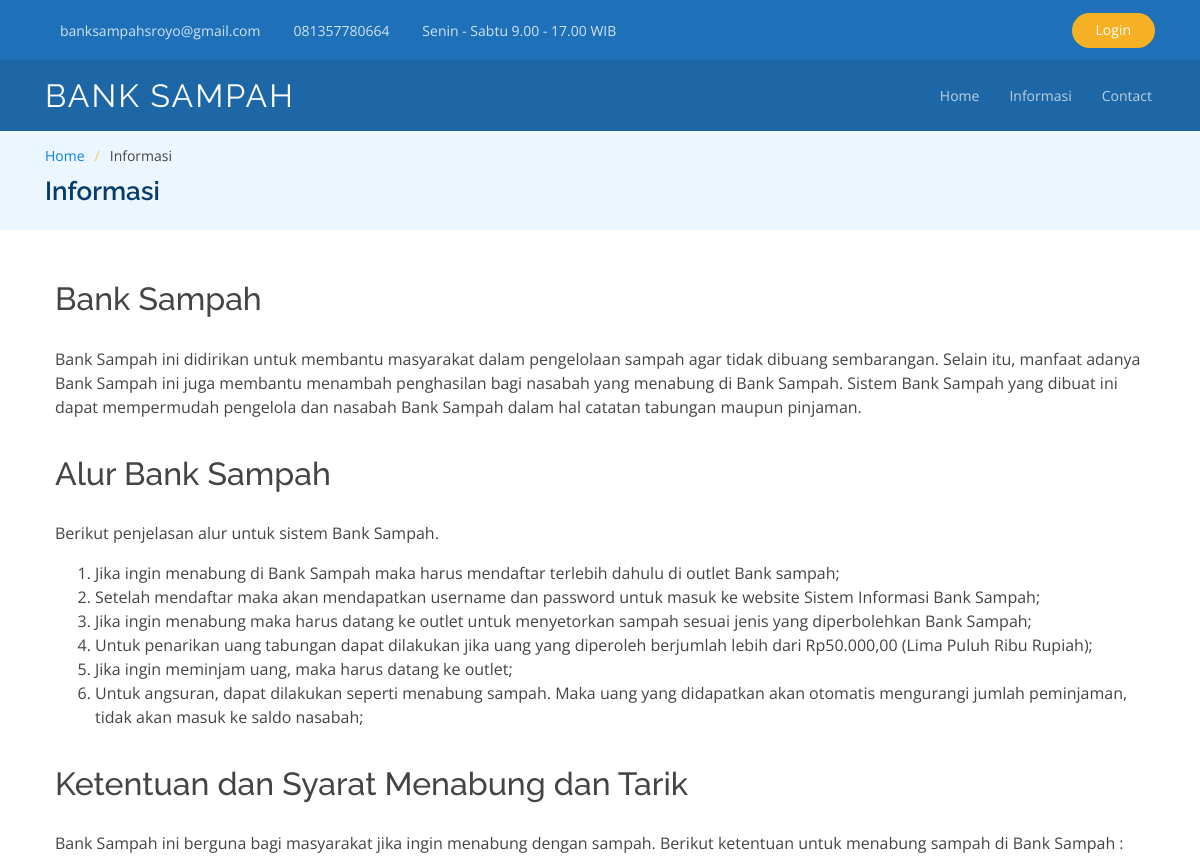
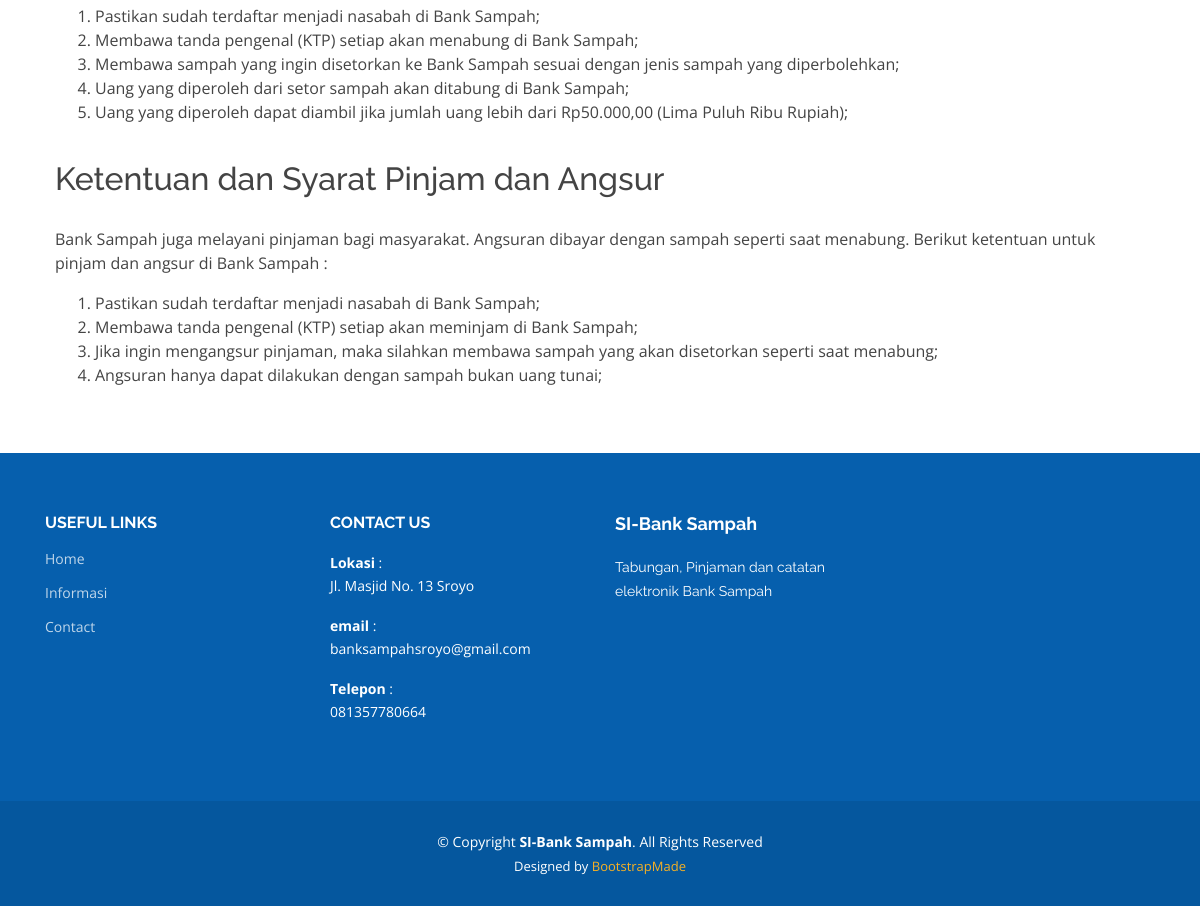
The page /USER/informasi.php on the database its author committed (2 pictures, top to bottom).
### tables this page shows
CREATE TABLE `tb_config` (
  `id_config` int(11) NOT NULL,
  `judul` varchar(50) NOT NULL,
  `isi` text NOT NULL
);

### USER/informasi.php (the view, shortened to what this page needs)
<!DOCTYPE html>
<html lang="en">
<head>
  <link href="assets/vendor/bootstrap/css/bootstrap.min.css" rel="stylesheet">
  <link href="assets/vendor/icofont/icofont.min.css" rel="stylesheet">
  <link href="assets/vendor/boxicons/css/boxicons.min.css" rel="stylesheet">
  <link href="assets/vendor/animate.css/animate.min.css" rel="stylesheet">
  <link href="assets/vendor/remixicon/remixicon.css" rel="stylesheet">
  <link href="assets/vendor/owl.carousel/assets/owl.carousel.min.css" rel="stylesheet">
  <link href="assets/vendor/venobox/venobox.css" rel="stylesheet">
  <link href="assets/vendor/aos/aos.css" rel="stylesheet">
  <link href="assets/css/style.css" rel="stylesheet">
</head>
<body>
  <?php include 'navbar.php'; ?>
  <main id="main">
    <section id="breadcrumbs" class="breadcrumbs">
      <div class="container">
        <ol>
          <li><a href="index.html">Home</a></li>
          <li>Informasi</li>
        </ol>
        <h2>Informasi</h2>
      </div>
    </section>
    <section id="blog" class="blog">
      <div class="container">
        <table border="0" cellpadding="10">
          <tbody>
            <?php
            include('koneksi_db.php');
            $result = mysqli_query($koneksi,"SELECT * FROM tb_config WHERE id_config != 1 AND id_config != 2 AND id_config != 3 AND id_config != 4");
            ?>
            <?php
              while($data = mysqli_fetch_array($result)) {
                echo "<tr>";
                echo "<td><h2>".$data['judul']."</h2></td>";
                echo "</tr>";
                echo "<tr>";
                echo "<td>".$data['isi']."</td>";
                echo "</tr>";
              }
              ?>
          </tbody>
        </table>
      </div>
    </section>
  </main>
  <?php include 'footer.php'; ?>
</body>
</html>

### USER/navbar.php (shortened to what this page needs)
<div id="topbar" class="d-none d-lg-flex align-items-center fixed-top topbar-inner-pages">
  <div class="container d-flex align-items-center">
    <div class="contact-info mr-auto">
      <ul>
        <?php
          include('koneksi_db.php');
          $query   = mysqli_query($koneksi,"SELECT judul, isi FROM tb_config WHERE id_config = 2 OR id_config = 3 OR id_config = 4 ");
          $class = ["icofont-envelope", "icofont-phone", "icofont-clock-time icofont-flip-horizontal"];
          $div = 0;
          while($data = mysqli_fetch_array($query)) {
            $isi = preg_replace('#</?p.*?>#is', '', $data['isi']);
            if ($data['judul'] == "Email"){
              echo "<li><i class=".$class[$div]."></i><a href='mailto:".$isi."'>".$isi."</a></li>";
              $div += 1;
            } else {
              echo "<li><i class=".$class[$div]."></i>".$isi."</li>";
              $div += 1;
            }
          }
        ?>
      </ul>
    </div>
    <div class="cta">
      <a href="../ADMIN/login.php" class="scrollto" <?php if (!empty($_SESSION)) { echo "style='display:none'"; } ?>>Login</a>
    </div>
  </div>
</div>
<header id="header" class="fixed-top header-inner-pages">
  <div class="container d-flex align-items-center">
    <h1 class="logo mr-auto"><a href="index.php" class="scrollto">BANK SAMPAH</a></h1>
    <nav class="nav-menu d-none d-lg-block">
      <ul>
        <li><a href="index.php">Home</a></li>
        <li><a href="informasi.php">Informasi</a></li>
        <li><a href="contact.php">Contact</a></li>
      </ul>
    </nav>
  </div>
</header>

### USER/footer.php (shortened to what this page needs)
<footer id="footer">
  <div class="footer-top">
    <div class="container">
      <div class="row">
        <div class="col-lg-3 col-md-6 footer-links">
          <h4>Useful Links</h4>
          <ul>
            <li><a href="index.php">Home</a></li>
            <li><a href="informasi.php">Informasi</a></li>
            <li><a href="contact.php">Contact</a></li>
          </ul>
        </div>
        <?php
        include('koneksi_db.php');
        $query   = mysqli_query($koneksi,"SELECT judul, isi FROM tb_config WHERE id_config = 1 OR id_config = 2 OR id_config = 3 ");
        ?>
        <div class="col-lg-3 col-md-6 footer-contact">
          <h4>Contact Us</h4>
          <?php
            while($data = mysqli_fetch_array($query)) {
          ?>
              <strong><?php echo $data['judul'] ?></strong>
              <?php echo ":".$data['isi']; ?>
          <?php
            }
          ?>
        </div>
        <div class="col-lg-3 col-md-6 footer-info">
          <h3>SI-Bank Sampah</h3>
          <p>Tabungan, Pinjaman dan catatan elektronik Bank Sampah </p>
        </div>
      </div>
    </div>
  </div>
  <div class="container">
    <div class="copyright">
      &copy; Copyright <strong><span>SI-Bank Sampah</span></strong>. All Rights Reserved
    </div>
    <div class="credits">
      Designed by <a href="https://bootstrapmade.com/">BootstrapMade</a>
    </div>
  </div>
</footer>

### USER/assets/css/style.css (style rules this page uses)
body { font-family: "Open Sans", sans-serif; color: #444444; }
a { color: #0880e8; }
h1, h2, h3, h4, h5, h6 { font-family: "Raleway", sans-serif; }
#topbar { height: 60px; font-size: 14px; transition: all 0.5s; overflow: hidden; color: rgba(255, 255, 255, 0.8); }
#topbar .contact-info ul { padding: 0; margin: 0; list-style: none; }
#topbar .contact-info li { display: inline-block; padding: 0; }
#topbar .contact-info li + li { margin-left: 18px; }
#topbar .contact-info i { color: #f6b024; padding-right: 4px; }
#topbar .cta { background: transparent; }
#topbar .cta a { color: #fff; background: #f6b024; padding: 6px 24px 8px 24px; display: inline-block; transition: 0.3s; border-radius: 50px; }
#header { background: rgba(0, 0, 0, 0.1); transition: all 0.5s; z-index: 997; padding: 15px 0; top: 60px; }
#header .logo { font-size: 32px; margin: 0; padding: 0; line-height: 1; font-weight: 400; letter-spacing: 2px; text-transform: uppercase; }
#header .logo a { color: #fff; }
.header-inner-pages { background: rgba(5, 87, 158, 0.9) !important; }
.topbar-inner-pages { background: rgba(6, 98, 178, 0.9) !important; }
.nav-menu ul { margin: 0; padding: 0; list-style: none; }
.nav-menu > ul { display: flex; }
.nav-menu > ul > li { position: relative; white-space: nowrap; padding: 10px 0 10px 24px; }
.nav-menu a { display: block; position: relative; color: rgba(255, 255, 255, 0.7); transition: 0.3s; font-size: 14px; padding: 0 3px; font-family: "Open Sans", sans-serif; }
.nav-menu > ul > li > a:before { content: ""; position: absolute; width: 100%; height: 2px; bottom: -5px; left: 0; background-color: #f6b024; visibility: hidden; width: 0px; transition: all 0.3s ease-in-out 0s; }
.mobile-nav { position: fixed; top: 55px; right: 15px; bottom: 15px; left: 15px; z-index: 9999; overflow-y: auto; background: #fff; transition: ease-in-out 0.2s; opacity: 0; visibility: hidden; border-radius: 10px; padding: 10px 0; }
.mobile-nav * { margin: 0; padding: 0; list-style: none; }
.mobile-nav a { display: block; position: relative; color: #0665b7; padding: 10px 20px; font-weight: 500; outline: none; }
section { padding: 60px 0; overflow: hidden; }
.cta { background: linear-gradient(rgba(5, 74, 133, 0.8), rgba(5, 74, 133, 0.9)), url("../img/cta-bg.jpg") fixed center center; background-size: cover; padding: 120px 0; }
.breadcrumbs { padding: 15px 0; background: #ecf6fe; margin-top: 130px; }
.breadcrumbs h2 { font-size: 26px; font-weight: 600; color: #043c6d; }
.breadcrumbs ol { display: flex; flex-wrap: wrap; list-style: none; padding: 0 0 10px 0; margin: 0; font-size: 14px; }
.breadcrumbs ol li + li { padding-left: 10px; }
.breadcrumbs ol li + li::before { display: inline-block; padding-right: 10px; color: #f8c255; content: "/"; }
.blog { padding: 40px 0; }
#footer { background: #05579e; padding: 0 0 30px 0; color: #fff; font-size: 14px; }
#footer .footer-top { background: #065fad; padding: 60px 0 30px 0; }
#footer .footer-top .footer-info { margin-bottom: 30px; }
#footer .footer-top .footer-info h3 { font-size: 18px; margin: 0 0 20px 0; padding: 2px 0 2px 0; line-height: 1; font-weight: 700; }
#footer .footer-top .footer-info p { font-size: 14px; line-height: 24px; margin-bottom: 0; font-family: "Raleway", sans-serif; color: #fff; }
#footer .footer-top h4 { font-size: 16px; font-weight: bold; color: #fff; text-transform: uppercase; position: relative; padding-bottom: 12px; }
#footer .footer-top .footer-links { margin-bottom: 30px; }
#footer .footer-top .footer-links ul { list-style: none; padding: 0; margin: 0; }
#footer .footer-top .footer-links ul li { padding: 10px 0; display: flex; align-items: center; }
#footer .footer-top .footer-links ul li:first-child { padding-top: 0; }
#footer .footer-top .footer-links ul a { color: rgba(255, 255, 255, 0.75); transition: 0.3s; display: inline-block; line-height: 1; }
#footer .footer-top .footer-contact { margin-bottom: 30px; }
#footer .footer-top .footer-contact p { line-height: 26px; }
#footer .copyright { text-align: center; padding-top: 30px; }
#footer .credits { padding-top: 5px; text-align: center; font-size: 13px; color: #fff; }
#footer .credits a { color: #f6b024; }

### rows shown on the page
tb_config: isi "banksampahsroyo@gmail.com", judul "email"
tb_config: isi "081357780664", judul "Telepon"
tb_config: isi "Senin - Sabtu 9.00 - 17.00 WIB"
tb_config: judul "Bank Sampah", isi "Bank Sampah ini didirikan untuk membantu masyarakat dalam pengelolaan sampah agar tidak dibuang sembarangan. Selain itu, manfaat adanya Bank Sampah ini juga membantu menambah penghasilan bagi nasabah yang menabung di Bank Sampah. Sistem Bank Sampah yang dibuat ini dapat mempermudah pengelola dan nasabah Bank Sampah dalam hal catatan tabungan maupun pinjaman."
tb_config: judul "Alur Bank Sampah", isi "Berikut penjelasan alur untuk sistem Bank Sampah. Jika ingin menabung di Bank Sampah maka harus mendaftar terlebih dahulu di outlet Bank sampah; Setelah mendaftar maka akan mendapatkan username dan password untuk masuk ke website Sistem Informasi Bank Sampah; Jika ingin menabung maka harus datang ke outlet untuk menyetorkan sampah sesuai jenis yang diperbolehkan Bank Sampah; Untuk penarikan uang tabungan dapat dilakukan jika uang yang diperoleh berjumlah lebih dari Rp50.000,00 (Lima Puluh Ribu Rupiah); Jika ingin meminjam uang, maka harus datang ke outlet; Untuk angsuran, dapat dilakukan seperti menabung sampah. Maka uang yang didapatkan akan otomatis mengurangi jumlah peminjaman, tidak…"
tb_config: judul "Ketentuan dan Syarat Menabung dan Tarik", isi "Bank Sampah ini berguna bagi masyarakat jika ingin menabung dengan sampah. Berikut ketentuan untuk menabung sampah di Bank Sampah : Pastikan sudah terdaftar menjadi nasabah di Bank Sampah; Membawa tanda pengenal (KTP) setiap akan menabung di Bank Sampah; Membawa sampah yang ingin disetorkan ke Bank Sampah sesuai dengan jenis sampah yang diperbolehkan; Uang yang diperoleh dari setor sampah akan ditabung di Bank Sampah; Uang yang diperoleh dapat diambil jika jumlah uang lebih dari Rp50.000,00 (Lima Puluh Ribu Rupiah);"
tb_config: judul "Ketentuan dan Syarat Pinjam dan Angsur", isi "Bank Sampah juga melayani pinjaman bagi masyarakat. Angsuran dibayar dengan sampah seperti saat menabung. Berikut ketentuan untuk pinjam dan angsur di Bank Sampah : Pastikan sudah terdaftar menjadi nasabah di Bank Sampah; Membawa tanda pengenal (KTP) setiap akan meminjam di Bank Sampah; Jika ingin mengangsur pinjaman, maka silahkan membawa sampah yang akan disetorkan seperti saat menabung; Angsuran hanya dapat dilakukan dengan sampah bukan uang tunai;"
tb_config: judul "Lokasi", isi "Jl. Masjid No. 13 Sroyo"
